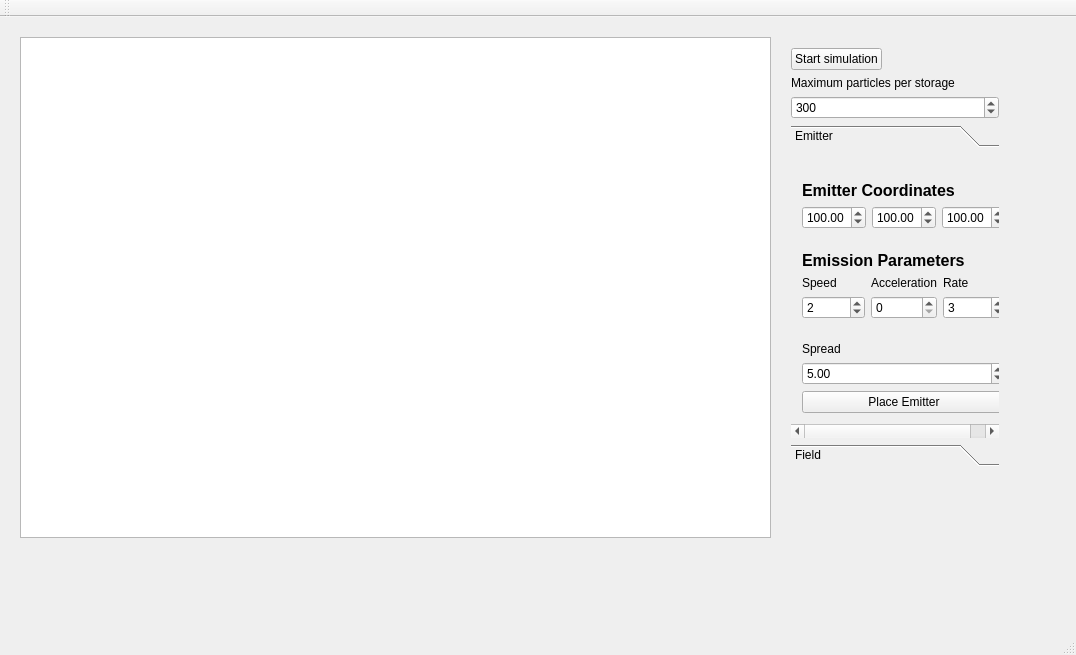
<?xml version="1.0" encoding="UTF-8"?>
<ui version="4.0">
 <class>MainWindow</class>
 <widget class="QMainWindow" name="MainWindow">
  <property name="geometry">
   <rect>
    <x>0</x>
    <y>0</y>
    <width>1076</width>
    <height>655</height>
   </rect>
  </property>
  <property name="windowTitle">
   <string>MainWindow</string>
  </property>
  <widget class="QWidget" name="centralWidget">
   <widget class="QGraphicsView" name="graphicsView">
    <property name="geometry">
     <rect>
      <x>20</x>
      <y>20</y>
      <width>751</width>
      <height>501</height>
     </rect>
    </property>
   </widget>
   <widget class="QWidget" name="">
    <property name="geometry">
     <rect>
      <x>780</x>
      <y>20</y>
      <width>230</width>
      <height>440</height>
     </rect>
    </property>
    <layout class="QVBoxLayout" name="verticalLayout_9">
     <item>
      <layout class="QHBoxLayout" name="horizontalLayout_6">
       <item>
        <widget class="QPushButton" name="pushButton">
         <property name="text">
          <string>Start simulation</string>
         </property>
        </widget>
       </item>
       <item>
        <spacer name="horizontalSpacer_2">
         <property name="orientation">
          <enum>Qt::Horizontal</enum>
         </property>
         <property name="sizeHint" stdset="0">
          <size>
           <width>138</width>
           <height>20</height>
          </size>
         </property>
        </spacer>
       </item>
      </layout>
     </item>
     <item>
      <spacer name="verticalSpacer_6">
       <property name="orientation">
        <enum>Qt::Vertical</enum>
       </property>
       <property name="sizeHint" stdset="0">
        <size>
         <width>20</width>
         <height>18</height>
        </size>
       </property>
      </spacer>
     </item>
     <item>
      <widget class="QLabel" name="label_9">
       <property name="text">
        <string>Maximum particles per storage</string>
       </property>
      </widget>
     </item>
     <item>
      <widget class="QSpinBox" name="PartPerStorage">
       <property name="maximum">
        <number>1000</number>
       </property>
       <property name="value">
        <number>300</number>
       </property>
      </widget>
     </item>
     <item>
      <spacer name="verticalSpacer_7">
       <property name="orientation">
        <enum>Qt::Vertical</enum>
       </property>
       <property name="sizeHint" stdset="0">
        <size>
         <width>20</width>
         <height>40</height>
        </size>
       </property>
      </spacer>
     </item>
     <item>
      <widget class="QToolBox" name="toolBox">
       <property name="currentIndex">
        <number>0</number>
       </property>
       <widget class="QWidget" name="page">
        <property name="geometry">
         <rect>
          <x>0</x>
          <y>0</y>
          <width>228</width>
          <height>255</height>
         </rect>
        </property>
        <attribute name="label">
         <string>Emitter</string>
        </attribute>
        <layout class="QVBoxLayout" name="verticalLayout_6">
         <item>
          <layout class="QVBoxLayout" name="verticalLayout_5">
           <item>
            <spacer name="verticalSpacer_3">
             <property name="orientation">
              <enum>Qt::Vertical</enum>
             </property>
             <property name="sizeHint" stdset="0">
              <size>
               <width>20</width>
               <height>40</height>
              </size>
             </property>
            </spacer>
           </item>
           <item>
            <widget class="QLabel" name="label">
             <property name="font">
              <font>
               <pointsize>12</pointsize>
               <weight>75</weight>
               <bold>true</bold>
              </font>
             </property>
             <property name="text">
              <string>Emitter Coordinates</string>
             </property>
            </widget>
           </item>
           <item>
            <layout class="QHBoxLayout" name="horizontalLayout_2">
             <item>
              <widget class="QDoubleSpinBox" name="EmitterX">
               <property name="buttonSymbols">
                <enum>QAbstractSpinBox::UpDownArrows</enum>
               </property>
               <property name="maximum">
                <double>400.000000000000000</double>
               </property>
               <property name="singleStep">
                <double>2.000000000000000</double>
               </property>
               <property name="value">
                <double>100.000000000000000</double>
               </property>
              </widget>
             </item>
             <item>
              <widget class="QDoubleSpinBox" name="EmitterY">
               <property name="maximum">
                <double>400.000000000000000</double>
               </property>
               <property name="singleStep">
                <double>2.000000000000000</double>
               </property>
               <property name="value">
                <double>100.000000000000000</double>
               </property>
              </widget>
             </item>
             <item>
              <widget class="QDoubleSpinBox" name="EmitterZ">
               <property name="maximum">
                <double>400.000000000000000</double>
               </property>
               <property name="singleStep">
                <double>2.000000000000000</double>
               </property>
               <property name="value">
                <double>100.000000000000000</double>
               </property>
              </widget>
             </item>
            </layout>
           </item>
          </layout>
         </item>
         <item>
          <spacer name="verticalSpacer_2">
           <property name="orientation">
            <enum>Qt::Vertical</enum>
           </property>
           <property name="sizeHint" stdset="0">
            <size>
             <width>20</width>
             <height>40</height>
            </size>
           </property>
          </spacer>
         </item>
         <item>
          <layout class="QVBoxLayout" name="verticalLayout_4">
           <item>
            <widget class="QLabel" name="label_2">
             <property name="font">
              <font>
               <pointsize>12</pointsize>
               <weight>75</weight>
               <bold>true</bold>
              </font>
             </property>
             <property name="text">
              <string>Emission Parameters</string>
             </property>
            </widget>
           </item>
           <item>
            <layout class="QHBoxLayout" name="horizontalLayout">
             <item>
              <layout class="QVBoxLayout" name="verticalLayout_3">
               <item>
                <widget class="QLabel" name="label_3">
                 <property name="text">
                  <string>Speed</string>
                 </property>
                </widget>
               </item>
               <item>
                <widget class="QSpinBox" name="EmitterSpeed">
                 <property name="value">
                  <number>2</number>
                 </property>
                </widget>
               </item>
              </layout>
             </item>
             <item>
              <layout class="QVBoxLayout" name="verticalLayout_2">
               <item>
                <widget class="QLabel" name="label_4">
                 <property name="text">
                  <string>Acceleration</string>
                 </property>
                </widget>
               </item>
               <item>
                <widget class="QSpinBox" name="EmitterAcceleration"/>
               </item>
              </layout>
             </item>
             <item>
              <layout class="QVBoxLayout" name="verticalLayout">
               <item>
                <widget class="QLabel" name="label_5">
                 <property name="text">
                  <string>Rate</string>
                 </property>
                </widget>
               </item>
               <item>
                <widget class="QSpinBox" name="EmitterRate">
                 <property name="value">
                  <number>3</number>
                 </property>
                </widget>
               </item>
              </layout>
             </item>
            </layout>
           </item>
           <item>
            <spacer name="verticalSpacer">
             <property name="orientation">
              <enum>Qt::Vertical</enum>
             </property>
             <property name="sizeHint" stdset="0">
              <size>
               <width>20</width>
               <height>40</height>
              </size>
             </property>
            </spacer>
           </item>
           <item>
            <widget class="QLabel" name="label_8">
             <property name="text">
              <string>Spread</string>
             </property>
            </widget>
           </item>
           <item>
            <widget class="QDoubleSpinBox" name="EmitterSpread">
             <property name="value">
              <double>5.000000000000000</double>
             </property>
            </widget>
           </item>
          </layout>
         </item>
         <item>
          <widget class="QPushButton" name="EmitterPlacement">
           <property name="text">
            <string>Place Emitter</string>
           </property>
          </widget>
         </item>
        </layout>
       </widget>
       <widget class="QWidget" name="page_2">
        <property name="geometry">
         <rect>
          <x>0</x>
          <y>0</y>
          <width>271</width>
          <height>317</height>
         </rect>
        </property>
        <attribute name="label">
         <string>Field</string>
        </attribute>
        <layout class="QHBoxLayout" name="horizontalLayout_5">
         <item>
          <layout class="QVBoxLayout" name="verticalLayout_8">
           <item>
            <spacer name="verticalSpacer_4">
             <property name="orientation">
              <enum>Qt::Vertical</enum>
             </property>
             <property name="sizeHint" stdset="0">
              <size>
               <width>20</width>
               <height>44</height>
              </size>
             </property>
            </spacer>
           </item>
           <item>
            <widget class="QLabel" name="label_6">
             <property name="font">
              <font>
               <pointsize>12</pointsize>
               <weight>75</weight>
               <bold>true</bold>
              </font>
             </property>
             <property name="text">
              <string>Field Coordinates</string>
             </property>
            </widget>
           </item>
           <item>
            <layout class="QHBoxLayout" name="horizontalLayout_3">
             <item>
              <widget class="QDoubleSpinBox" name="FieldX">
               <property name="maximum">
                <double>300.000000000000000</double>
               </property>
               <property name="value">
                <double>200.000000000000000</double>
               </property>
              </widget>
             </item>
             <item>
              <widget class="QDoubleSpinBox" name="FieldY">
               <property name="maximum">
                <double>300.000000000000000</double>
               </property>
               <property name="value">
                <double>150.000000000000000</double>
               </property>
              </widget>
             </item>
             <item>
              <widget class="QDoubleSpinBox" name="FieldZ">
               <property name="maximum">
                <double>300.000000000000000</double>
               </property>
               <property name="value">
                <double>0.000000000000000</double>
               </property>
              </widget>
             </item>
            </layout>
           </item>
           <item>
            <spacer name="verticalSpacer_5">
             <property name="orientation">
              <enum>Qt::Vertical</enum>
             </property>
             <property name="sizeHint" stdset="0">
              <size>
               <width>20</width>
               <height>30</height>
              </size>
             </property>
            </spacer>
           </item>
           <item>
            <layout class="QHBoxLayout" name="horizontalLayout_4">
             <item>
              <layout class="QVBoxLayout" name="verticalLayout_7">
               <item>
                <widget class="QLabel" name="label_7">
                 <property name="font">
                  <font>
                   <pointsize>12</pointsize>
                   <weight>75</weight>
                   <bold>true</bold>
                  </font>
                 </property>
                 <property name="text">
                  <string>Mass</string>
                 </property>
                </widget>
               </item>
               <item>
                <widget class="QSpinBox" name="FieldMass">
                 <property name="minimum">
                  <number>10</number>
                 </property>
                </widget>
               </item>
              </layout>
             </item>
             <item>
              <spacer name="horizontalSpacer">
               <property name="orientation">
                <enum>Qt::Horizontal</enum>
               </property>
               <property name="sizeHint" stdset="0">
                <size>
                 <width>40</width>
                 <height>20</height>
                </size>
               </property>
              </spacer>
             </item>
             <item>
              <widget class="QPushButton" name="FieldPlacement">
               <property name="text">
                <string>Place Field</string>
               </property>
              </widget>
             </item>
            </layout>
           </item>
          </layout>
         </item>
        </layout>
       </widget>
      </widget>
     </item>
    </layout>
   </widget>
  </widget>
  <widget class="QMenuBar" name="menuBar">
   <property name="geometry">
    <rect>
     <x>0</x>
     <y>0</y>
     <width>1076</width>
     <height>21</height>
    </rect>
   </property>
  </widget>
  <widget class="QToolBar" name="mainToolBar">
   <attribute name="toolBarArea">
    <enum>TopToolBarArea</enum>
   </attribute>
   <attribute name="toolBarBreak">
    <bool>false</bool>
   </attribute>
  </widget>
  <widget class="QStatusBar" name="statusBar"/>
 </widget>
 <layoutdefault spacing="6" margin="11"/>
 <resources/>
 <connections/>
</ui>
